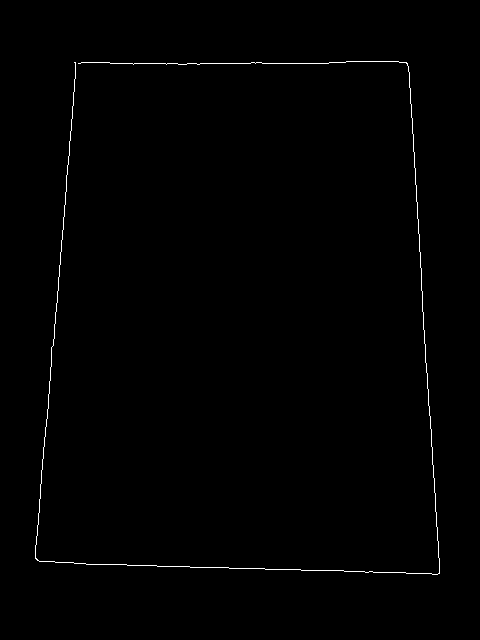
#> input picture out/edges/01_50_150.png, 480 x 640 px
$ python -i docscan.py   (imports and definitions only)
#> lines starting #> are read from the running program, lines starting #| are printed output that depends on the picture; after the words box and inside, x2 and y2 are one past the last pixel; in counts of white or black regions, pixels touching at a corner belong together
#> further down, picture is the input picture: shape (640, 480, 3); 0.57% white in thin lines or dots, all inside (x1, y1, x2, y2) = (35, 61, 440, 575)
# -*- coding: utf-8 -*-
"""ДЗ 2 «Сканер документов» — шаблон.

Запуск:  python docscan.py <команда> [аргументы]      (список команд — README.md)

Тринадцать функций с пометкой TODO — ваша работа; всё остальное (разбор
аргументов, чтение и запись, склейка этапов, разметка кликами, прогон по
набору, цикл видео) дано готовым. Склейку ``detect`` можно менять и улучшать;
имена и сигнатуры функций с TODO не меняйте — по ним работают тесты и проверка.
Самопроверка: ``pytest tests -q``.
"""
import argparse
import csv
import glob
import io
import itertools
import json
import os
import sys
import time

import cv2
import numpy as np

__version__ = "1.0"

A4 = 210.0 / 297.0                                  # W / H листа A4 в книжной ориентации
NOISE_KERNEL = np.float32([[1, -2, 1], [-2, 4, -2], [1, -2, 1]])   # разность двух лапласианов: Σh = 0, Σh² = 36

# --------------------------------------------------------------- ввод-вывод ---


# [18 lines left out: functions imread, imwrite, not called in this run]


def as_uint8(x):
    """float → uint8 только через обрезку (правило курса: uint8 переполняется молча)."""
    return np.clip(np.round(x), 0, 255).astype(np.uint8)


def to_gray(img):
    return cv2.cvtColor(img, cv2.COLOR_BGR2GRAY) if img.ndim == 3 else img


def work_image(img, long_side=640):
    """Кадр → серый рабочего размера (длинная сторона ≤ long_side, INTER_AREA — правило L4) и масштаб.

    Лист ищем на уменьшенном кадре: текст сливается в серое, границы листа остаются, а счёт
    дешевеет вчетверо на каждое уменьшение вдвое — без этого не будет 10 кадров в секунду.
    """
#> called with long_side = 640
    h, w = img.shape[:2]
#> h = 640; w = 480
    scale = min(1.0, float(long_side) / max(h, w))
#> scale = 1
    if scale < 1.0:
        img = cv2.resize(img, (int(round(w * scale)), int(round(h * scale))), interpolation=cv2.INTER_AREA)
    return to_gray(img), scale


def to_full(pts, scale):
    """Координаты рабочего кадра → исходного: центр пикселя — в (x + 0.5), отсюда поправка на полпикселя (L4)."""
    return (np.asarray(pts, np.float32) + 0.5) / scale - 0.5


# ------------------------------------------------------------ 1. предобработка ---


def estimate_noise(gray):
    """Оценка σ шума по одному кадру, без эталона (в кодах яркости).

    Кадр сворачивается с NOISE_KERNEL — ядро гасит постоянную, наклон и прямые края вдоль осей,
    шум проходит: у белого шума σ отклик имеет σ_r = σ · sqrt(Σh²) = 6σ (формула L5).
    σ_r оцениваем робастно, через медиану модуля: для нормального закона median|r| = 0.6745 · σ_r —
    так текст и края (выбросы) оценку почти не сдвигают.
    """
    g = gray.astype(np.float32)
    # ───────────────────────── ВАШ КОД ─────────────────────────
    r = cv2.filter2D(g, -1, NOISE_KERNEL)[1:-1, 1:-1]         # края отбрасываем: там ядро выходит за кадр
    sigma_r = float(np.median(np.abs(r))) / 0.6745            # median|r| = 0.6745 · σ_r для нормального закона
    return sigma_r / float(np.sqrt((NOISE_KERNEL ** 2).sum()))  # σ_r = σ · sqrt(Σh²) = 6σ
    # ───────────────────────────────────────────────────────────


def denoise(gray, noise_sigma, target=1.0, lo=1.0, hi=3.0):
    """Сглаживание Гауссом, σ фильтра — по измеренному шуму. Возвращает (кадр, σ фильтра).

    Гаусс с σ_f оставляет от шума σ_n · sqrt(Σh²) ≈ σ_n / (2 · sqrt(π) · σ_f) (L5). Отсюда σ_f, при которой
    остаётся target кодов; меньше lo не берём (Canny на несглаженном кадре ловит зерно), больше hi — тоже (углы листа скругляются).
    """
    # ───────────────────────── ВАШ КОД ─────────────────────────
    sigma_f = float(np.clip(noise_sigma / (2.0 * np.sqrt(np.pi) * target), lo, hi))   # остаток target кодов
    return cv2.GaussianBlur(gray, (0, 0), sigma_f), sigma_f
    # ───────────────────────────────────────────────────────────


# [5 lines left out: function noise_after_filter, not called in this run]


def erase_text(gray, k=9):
    """Серое закрытие (L3) ядром k × k стирает тёмные детали уже k px — строки текста, линии таблицы, волокна дерева.

    Границу «светлый лист / тёмный стол» закрытие не сдвигает и не размывает. k = 0 — шаг выключен:
    сравните карту краёв с ним и без него (команда edges, ключ --close).
    """
    return cv2.morphologyEx(gray, cv2.MORPH_CLOSE, np.ones((k, k), np.uint8)) if k and k > 1 else gray


# ------------------------------------------------------------------ 2. края ---


def auto_canny(gray, k=0.33):
    """Canny с порогами от медианы яркости кадра: lo = (1 − k) · m, hi = (1 + k) · m. Возвращает (края 0/255, (lo, hi)).

    Правило из туториалов — в отчёте его нужно проверить измерением на своих кадрах, а не принять на веру.
    """
    # ───────────────────────── ВАШ КОД ─────────────────────────
    m = float(np.median(gray))
    lo = int(np.clip((1.0 - k) * m, 0, 255))
    hi = int(np.clip((1.0 + k) * m, 0, 255))
    return cv2.Canny(gray, lo, hi, L2gradient=True), (lo, hi)
    # ───────────────────────────────────────────────────────────


# ------------------------------------------------------- 3a. путь «контуры» ---


def quad_from_contours(edges, min_area=0.10, eps=0.02, close_k=5, top=5):
    """Карта краёв → четыре угла листа float32 (4, 2) или None.

    Закрытие (чтобы граница листа замкнулась) → findContours → крупнейшие по площади → approxPolyDP
    с допуском eps · периметр → первый выпуклый четырёхугольник площадью ≥ min_area кадра.
    """
    h, w = edges.shape[:2]
    # ───────────────────────── ВАШ КОД ─────────────────────────
    if close_k and close_k > 1:                                  # замкнуть разрывы границы листа
        edges = cv2.morphologyEx(edges, cv2.MORPH_CLOSE, np.ones((close_k, close_k), np.uint8))
    contours = cv2.findContours(edges, cv2.RETR_LIST, cv2.CHAIN_APPROX_SIMPLE)[-2]
    for c in sorted(contours, key=cv2.contourArea, reverse=True)[:top]:
        approx = cv2.approxPolyDP(c, eps * cv2.arcLength(c, True), True)   # допуск 2 % периметра
        if len(approx) != 4 or not cv2.isContourConvex(approx):
            continue
        if abs(cv2.contourArea(approx)) < min_area * h * w:                # мелочь — не лист
            continue
        return np.float32(approx).reshape(4, 2)
    return None
    # ───────────────────────────────────────────────────────────


# --------------------------------------------------- 3b. путь «Хаф + RANSAC» ---


def hough_segments(edges, threshold=25, min_len=0.08, max_gap=10):
    """Отрезки HoughLinesP как int32 (N, 4): x1, y1, x2, y2. Форма приводится версионно-нейтрально (в OpenCV 5 она другая)."""
    h, w = edges.shape[:2]
    segs = cv2.HoughLinesP(edges, 1, np.pi / 180, threshold, minLineLength=int(min_len * min(h, w)), maxLineGap=max_gap)
    return np.zeros((0, 4), np.int32) if segs is None else np.int32(segs).reshape(-1, 4)


def segment_points(segs, step=3.0):
    """Точки вдоль отрезков с шагом step px, float32 (M, 2): длинный отрезок даёт больше точек — больше «голосов»."""
    out = []
    for x1, y1, x2, y2 in np.asarray(segs, np.float32).reshape(-1, 4):
        n = max(2, int(np.hypot(x2 - x1, y2 - y1) / step) + 1)
        t = np.linspace(0.0, 1.0, n, dtype=np.float32)[:, None]
        out.append((1 - t) * (x1, y1) + t * (x2, y2))
    return np.concatenate(out).astype(np.float32) if out else np.zeros((0, 2), np.float32)


def line_through(p, q):
    """Прямая через две точки в однородных координатах: (a, b, c), a·x + b·y + c = 0, нормирована так, что a² + b² = 1.

    Тогда |a·x + b·y + c| — расстояние от точки до прямой в пикселях. Совпавшие точки → None.
    """
    # ───────────────────────── ВАШ КОД ─────────────────────────
    l = np.cross(np.array([p[0], p[1], 1.0], np.float64), np.array([q[0], q[1], 1.0], np.float64))
    n = np.hypot(l[0], l[1])
    if n < 1e-12:                                            # точки совпали — прямая не задана
        return None
    return l / n                                             # a² + b² = 1: |a·x + b·y + c| — расстояние в px
    # ───────────────────────────────────────────────────────────


def intersect(l1, l2):
    """Точка пересечения двух прямых (x, y) — векторное произведение (L4); параллельные → None."""
    # ───────────────────────── ВАШ КОД ─────────────────────────
    x = np.cross(np.asarray(l1, np.float64), np.asarray(l2, np.float64))
    if abs(x[2]) < 1e-9:                                     # прямые параллельны (в т. ч. совпадают)
        return None
    return (x[:2] / x[2]).astype(np.float64)
    # ───────────────────────────────────────────────────────────


def point_line_dist(pts, line):
    """Расстояния точек (N, 2) до нормированной прямой (a, b, c), px."""
    return np.abs(pts[:, 0] * line[0] + pts[:, 1] * line[1] + line[2])


def fit_line(pts):
    """Прямая по N ≥ 2 точкам методом наименьших квадратов по расстоянию (total least squares): нормаль — младший сингулярный вектор."""
    c = pts.mean(0)
    n = np.linalg.svd((pts - c).astype(np.float64), full_matrices=False)[2][-1]
    return np.float64([n[0], n[1], -float(n @ c)])


def ransac_line(pts, thr=2.0, iters=200, rng=None):
    """Одна прямая по точкам с выбросами. Возвращает (прямая (a, b, c), булева маска инлаеров) или (None, None).

    iters раз: две случайные точки → line_through → расстояния → число точек ближе thr; лучшая гипотеза
    уточняется fit_line по своим инлаерам, маска пересчитывается. 200 итераций — с запасом для доли
    инлаеров w ≥ 0.15: N = log(1 − 0.99) / log(1 − w²) (L7).
    """
    rng = rng or np.random.default_rng(0)
    n = len(pts)
    if n < 2:
        return None, None
    # ───────────────────────── ВАШ КОД ─────────────────────────
    pts = np.asarray(pts, np.float64).reshape(-1, 2)
    if n < 2:
        return None, None
    best_mask, best_count = None, -1
    for _ in range(iters):
        i, j = (int(v) for v in rng.integers(0, n, 2))       # две случайные точки — гипотеза
        if i == j:
            continue
        line = line_through(pts[i], pts[j])
        if line is None:
            continue
        mask = point_line_dist(pts, line) < thr              # подсчёт инлаеров гипотезы
        count = int(mask.sum())
        if count > best_count:
            best_mask, best_count = mask, count
    if best_mask is None or best_count < 2:
        return None, None
    line = fit_line(pts[best_mask])                          # уточнение МНК по инлаерам лучшей гипотезы
    return line, point_line_dist(pts, line) < thr
    # ───────────────────────────────────────────────────────────


def dominant_lines(pts, n_lines=4, thr=2.0, iters=200, min_inliers=25, clear=3.0, rng=None):
    """Последовательный RANSAC: до n_lines прямых, у каждой ≥ min_inliers точек. Возвращает список (a, b, c) — от самой сильной.

    Нашли прямую → убрали её точки и всё, что ближе clear · thr (иначе второй «доминирующей» станет её же двойник) → ищем следующую.
    """
    rng = rng or np.random.default_rng(0)
    # ───────────────────────── ВАШ КОД ─────────────────────────
    pts = np.asarray(pts, np.float64).reshape(-1, 2)
    lines = []
    while len(lines) < n_lines and len(pts) >= min_inliers:
        line, mask = ransac_line(pts, thr, iters, rng)
        if line is None or int(mask.sum()) < min_inliers:    # слабее порога — прямых больше нет
            break
        lines.append(line)
        pts = pts[point_line_dist(pts, line) >= clear * thr]  # убрать прямую и её двойников
    return lines
    # ───────────────────────────────────────────────────────────


def is_convex_quad(q):
    """Четыре точки в циклическом порядке образуют выпуклый четырёхугольник (все повороты — в одну сторону)."""
    d = np.roll(q, -1, axis=0) - q
    z = d[:, 0] * np.roll(d, -1, axis=0)[:, 1] - d[:, 1] * np.roll(d, -1, axis=0)[:, 0]
    return bool(np.all(z > 0) or np.all(z < 0))


def quad_from_lines(lines, shape, margin=0.05, min_area=0.10):
    """Четыре (или больше) прямые → углы листа float32 (4, 2) или None.

    У листа стороны идут парами; четыре прямые делятся на две пары тремя способами. Углы листа — пересечения
    прямых из разных пар. Верное разбиение узнаётся по тому, что все четыре пересечения лежат в кадре
    (с запасом margin): прямые одной пары — противоположные стороны, они сходятся далеко за кадром
    (точка схода, L4). Плюс выпуклость и площадь ≥ min_area кадра. Прямых больше четырёх — перебор четвёрок
    от самых сильных.
    """
    h, w = shape[:2]
    # ───────────────────────── ВАШ КОД ─────────────────────────
    def inside(pt):                                          # угол в кадре с запасом margin
        return -margin * w <= pt[0] <= (1.0 + margin) * w and -margin * h <= pt[1] <= (1.0 + margin) * h

    for combo in itertools.combinations(range(len(lines)), 4):
        L = [lines[i] for i in combo]
        for a, b in (((0, 1), (2, 3)), ((0, 2), (1, 3)), ((0, 3), (1, 2))):
            corners = [intersect(L[a[0]], L[b[0]]), intersect(L[a[1]], L[b[0]]),
                       intersect(L[a[1]], L[b[1]]), intersect(L[a[0]], L[b[1]])]
            if any(c is None for c in corners) or not all(inside(c) for c in corners):
                continue                                     # это разбиение дало точку схода вне кадра
            quad = order_corners(np.float32(corners))
            if not is_convex_quad(quad):
                continue
            if abs(cv2.contourArea(quad)) < min_area * h * w:
                continue
            return quad
    return None
    # ───────────────────────────────────────────────────────────


def quad_from_hough(edges, n_lines=4, thr=2.0, iters=200, seed=0):
    """Карта краёв → отрезки Хафа → точки → четыре доминирующие прямые (RANSAC) → их пересечения."""
    segs = hough_segments(edges)
    if len(segs) < 4:
        return None
    lines = dominant_lines(segment_points(segs), n_lines, thr, iters, rng=np.random.default_rng(seed))
    return quad_from_lines(lines, edges.shape) if len(lines) >= 4 else None


# ------------------------------------------------------------- 4. геометрия ---


def order_corners(pts):
    """Четыре точки в любом порядке → float32 (4, 2) по часовой стрелке, первым — угол с минимальной x + y.

    Для листа, снятого «примерно ровно», это tl, tr, br, bl. Порядок — по углу вокруг центроида: правило
    «суммы и разности» из занятия 4 при повороте листа на 45° даёт «бабочку», а сканеру лист кладут как угодно.
    """
    # ───────────────────────── ВАШ КОД ─────────────────────────
    pts = np.asarray(pts, np.float32).reshape(4, 2)
    c = pts.mean(axis=0)
    angle = np.arctan2(pts[:, 1] - c[1], pts[:, 0] - c[0])   # ось y вниз: рост угла — по часовой стрелке
    quad = pts[np.argsort(angle)]
    k = int(np.argmin(quad[:, 0] + quad[:, 1]))              # первым — угол с минимальной x + y
    return np.roll(quad, -k, axis=0).astype(np.float32)
    # ───────────────────────────────────────────────────────────


# [72 lines left out: functions rectify, quad_iou, remove_shadows, binarize, ink_match, not called in this run]


# ---------------------------------------------------------------- пайплайн ---


def looks_like_paper(gray, quad, ring=15, min_gain=1.05):
    """Проверка «это лист, а не книга и не монитор»: медиана яркости внутри четырёхугольника выше, чем в кольце вокруг него."""
    inside = np.zeros(gray.shape[:2], np.uint8)
    cv2.fillConvexPoly(inside, np.int32(np.round(quad)), 1)
    around = cv2.dilate(inside, np.ones((2 * ring + 1, 2 * ring + 1), np.uint8)) - inside
    if not inside.any() or not around.any():
        return True
    return float(np.median(gray[inside > 0])) >= min_gain * float(np.median(gray[around > 0]))


def edge_map(gray, canny="auto", k=0.33, close_k=9):
    """Серый рабочий кадр → (края, числа этапа): оценка шума → Гаусс по шуму → закрытие текста → Canny."""
    sigma_n = estimate_noise(gray)
    smooth, sigma_f = denoise(gray, sigma_n)
    smooth = erase_text(smooth, close_k)
    if canny == "auto":
        edges, (lo, hi) = auto_canny(smooth, k)
    else:
        lo, hi = int(canny[0]), int(canny[1])
        edges = cv2.Canny(smooth, lo, hi, L2gradient=True)
    return edges, {"noise_sigma": round(sigma_n, 2), "filter_sigma": round(sigma_f, 2), "median": float(np.median(smooth)),
                   "canny": [lo, hi], "edge_pct": round(float(100.0 * (edges > 0).mean()), 2)}


def quad_score(gray, quad, ring=15):
    """Оценка кандидата «насколько это лист»: во сколько раз внутри светлее, чем в кольце вокруг, × доля кадра.

    Ключевое свойство: у куска листа (тень пересекла границу, контур замкнулся на тексте) перепад мал,
    у настоящего листа на столе — велик; четырёхугольник во весь кадр даёт перепад ≈ 1 и не проходит.
    """
    inside = np.zeros(gray.shape[:2], np.uint8)
    cv2.fillConvexPoly(inside, np.int32(np.round(quad)), 1)
    around = cv2.dilate(inside, np.ones((2 * ring + 1, 2 * ring + 1), np.uint8)) - inside
    if not inside.any() or not around.any():
        return 0.0
    gain = float(np.median(gray[inside > 0])) / max(float(np.median(gray[around > 0])), 1.0)
    area = abs(cv2.contourArea(np.float32(quad))) / float(gray.shape[0] * gray.shape[1])
    return gain * min(area, 1.0)


def detect(img, method="auto", long_side=640, canny="auto", k=0.33, close_k=9, paper_check=True, seed=0,
           accept=4.0):
    """Кадр → (углы листа в координатах кадра, по часовой от верхнего левого, или None; числа этапов).

    method: ``contour`` — путь 3a, ``hough`` — путь 3b, ``auto`` — оба пути соревнуются.
    canny: ``auto`` (пороги от медианы, параметр k; страховка — фиксированная пара 50/150) или пара (lo, hi).
    close_k — ядро закрытия текста (0 — без него). accept — оценка, при которой кандидат считается
    достаточно хорошим и поиск прекращается (иначе пробуется вторая пара порогов).

    Склейка отличается от шаблонной тем, что кандидаты путей не «первый победил», а сравниваются
    по ``quad_score``: на реальных кадрах контур часто замыкается на тени или на тексте и даёт кусок
    листа, а прямые Хафа находят весь лист. Сначала пробуются пороги от медианы (§3.2 — правило
    проверяется измерением), затем фиксированная пара: она спасает светлые кадры, где медиана врёт.
    """
    t0 = time.perf_counter()
    gray, scale = work_image(img, long_side)
#> scale = 1
    pairs = [canny] if canny != "auto" else ["auto", (50, 150)]
    best, info = None, {}
    for pair in pairs:
        edges, info = edge_map(gray, pair, k, close_k)
        for m in (("contour", "hough") if method == "auto" else (method,)):
            q = quad_from_contours(edges) if m == "contour" else quad_from_hough(edges, seed=seed)
            if q is None or (paper_check and not looks_like_paper(gray, q)):
                continue
            score = quad_score(gray, q)
            if best is None or score > best[0] * 1.05:          # 5 % запас: при равенстве побеждает контур
                best = (score, order_corners(to_full(q, scale)), m)
        if best is not None and best[0] >= accept:
            break
#> this loop made 2 passes
#> sigma_n in edge_map on pass 1: 0
#> pass 1, in estimate_noise, `r = cv2.filter2D(g, -1, NOISE_KERNEL)[1:-1, 1:-1]`:
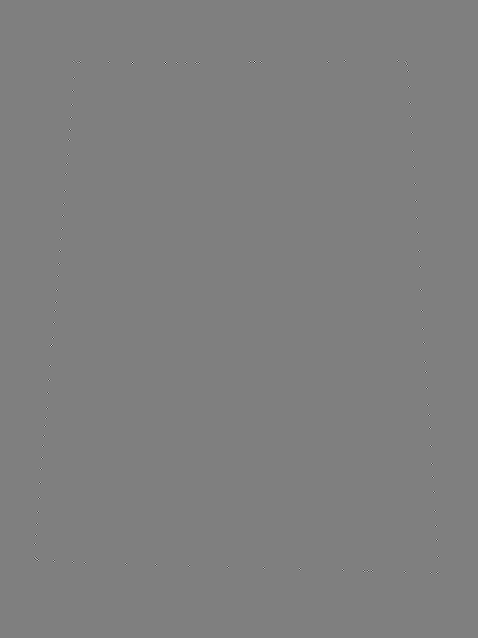
#> r: shape (638, 478) float32; min -1530, max 1530, mean 0; drawn with min black and max white
#> after the loop:
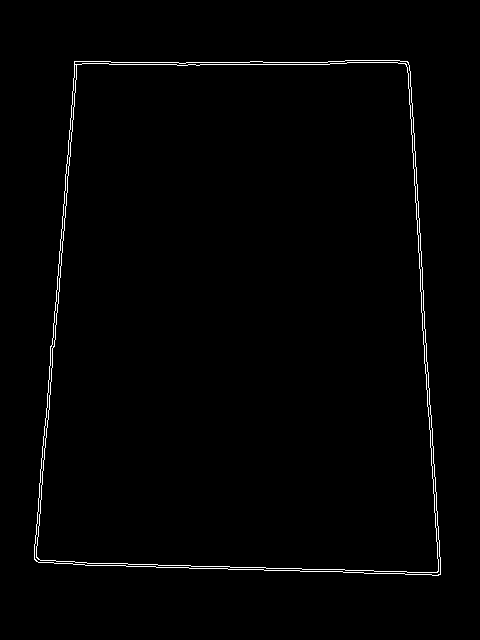
#> edges: shape (640, 480); 1.1% white in thin lines or dots, all inside (x1, y1, x2, y2) = (34, 60, 441, 576)
    quad, path, score = (best[1], best[2], best[0]) if best else (None, None, 0.0)
    info.update(path=path, score=round(float(score), 2), ms=round(1000.0 * (time.perf_counter() - t0), 1))
    return quad, info


# [147 lines left out: functions draw_quad, load_annotations, save_annotations, pick_corners, evaluate, frames_from and 1 more, not called in this run]


# --------------------------------------------------------------------- CLI ---


def _log(**kw):
    print(json.dumps(kw, ensure_ascii=False))


def _canny_arg(s):
    return "auto" if s == "auto" else tuple(int(v) for v in s.split(","))


def _corners_list(q):
    return None if q is None else [[round(float(x), 1), round(float(y), 1)] for x, y in q]


def _detect_kw(a):
    return dict(long_side=a.long_side, canny=a.canny, k=a.k, close_k=a.close, paper_check=not a.no_paper_check, seed=a.seed)


def _gt_for(a, path):
    ann = load_annotations(a.ann) if getattr(a, "ann", None) else {}
    return ann.get(os.path.basename(path), "нет")


# [111 lines left out: functions cmd_noise, cmd_edges, cmd_detect, cmd_scan, cmd_binarize, _expand and 2 more, not called in this run]


def cmd_video(a):
    stats = run_video(a.source, a.method, a.seconds, not a.no_window, a.save, **_detect_kw(a))
    _log(command="video", source=a.source, method=a.method, **stats)


# [54 lines left out: functions build_parser, main, not called in this run]


# [3 lines not run here, left out]

>>> import cv2
>>> picture = cv2.imread('out/edges/01_50_150.png')
>>> result = detect(picture)
